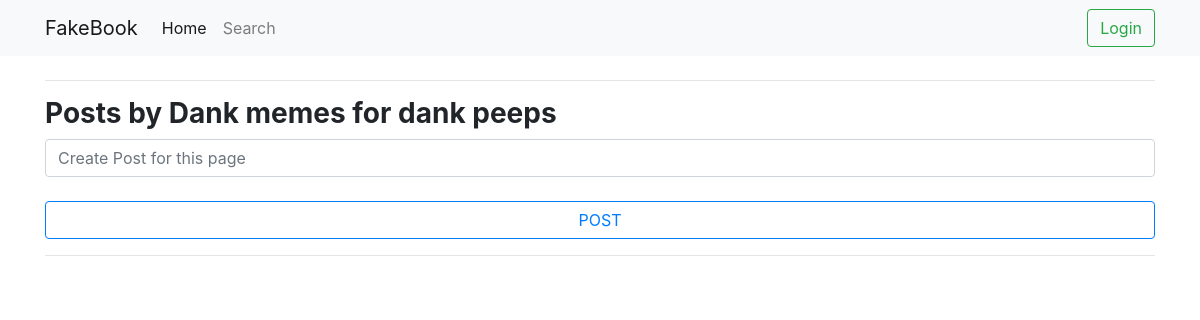
Before: /pages/Dank memes for dank peeps with the older database file.
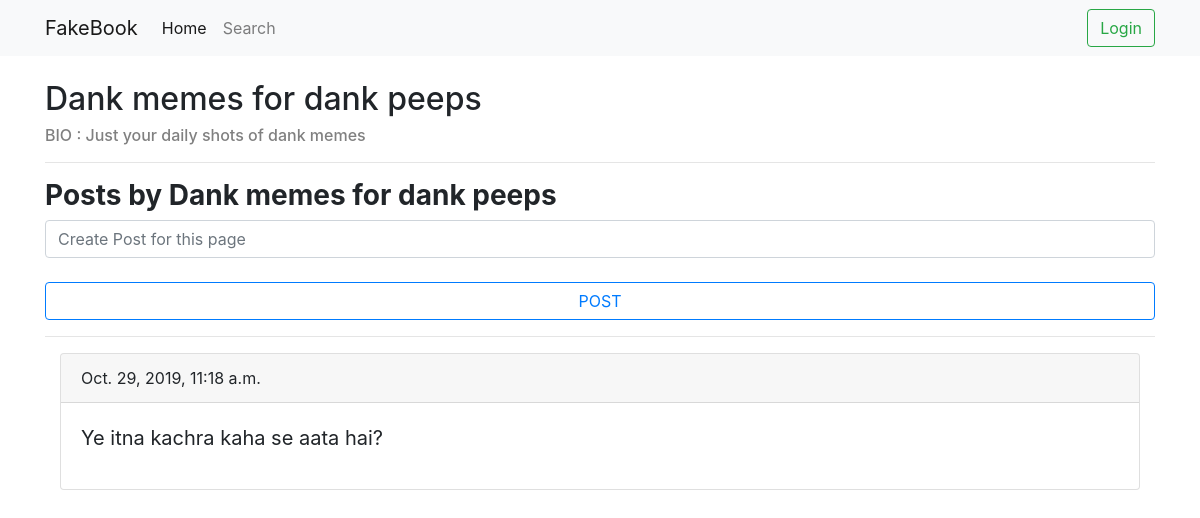
After: the same page with the newer database file.
### core/models.py (models this page shows, shortened)
class Pages(models.Model):
    page_name= models.CharField(max_length=30, unique=True)
    page_des=models.CharField(max_length=100)
    page_admin=models.CharField(max_length=30)

class PagePosts(models.Model):
    page_name=models.CharField(max_length=30)
    post_content=models.TextField()
    postTime=models.DateTimeField()

### core/views.py (the view, shortened to what this page needs)
# urls.py: path('pages/<name>',views.listpages,name='pages'),
def listpages(request,name):
    if name=="show":
        allpages=Pages.objects.filter().order_by('page_name')
        return render(request,'pages/listpages.html',{'allpages':allpages})
    else:
        s=request.POST.__contains__('postcontent')
        print(s)
        page=Pages.objects.filter(page_name=name)
        allposts=PagePosts.objects.filter(page_name=name).order_by('-postTime')
        print(allposts.count())
        return render(request,'pages/pagelayout.html',{'page':page,'pagename':name,'allposts':allposts})

### social_site/templates/pages/pagelayout.html (shortened to what this page needs)
{% extends "../registration/base.html" %}
{% block content %}
    {% for p in page %}
    <h2>{{p.page_name}}</h2>
    <h6 style="color:gray"> BIO : {{p.page_des}}</h6>
    {% endfor %}
        <hr class="wide">
        <h3><b>Posts by {{pagename}}</b></h3>
        <div class="form-group">
            <form action="{% url 'pages' pagename %}" method="POST">
            <input type="text" class="form-control" placeholder="Create Post for this page" name="postcontent">
            <br>
            <input type="submit" class="btn btn-outline-primary btn-block" value="POST">
            </form>
        </div>
        <hr class="wide">
        <div class="container-fluid">
        {%for page_post in allposts %}
            <div class="card">
                <div class="card-header">
                 {{page_post.postTime}}
                </div>
                <div class="card-body">
                  <blockquote class="blockquote mb-0">
                    <p>{{page_post.post_content}}
                  </blockquote>
                </div>
            </div>
            <br>
        {% endfor %}
        </div>
        </div>
{% endblock %}

Changed rows visible on the page:
added Pages: page_name "Dank memes for dank peeps", page_des "Just your daily shots of dank memes"
added PagePosts: postTime "Oct. 29, 2019, 11:18 a.m.", post_content "Ye itna kachra kaha se aata hai?"
